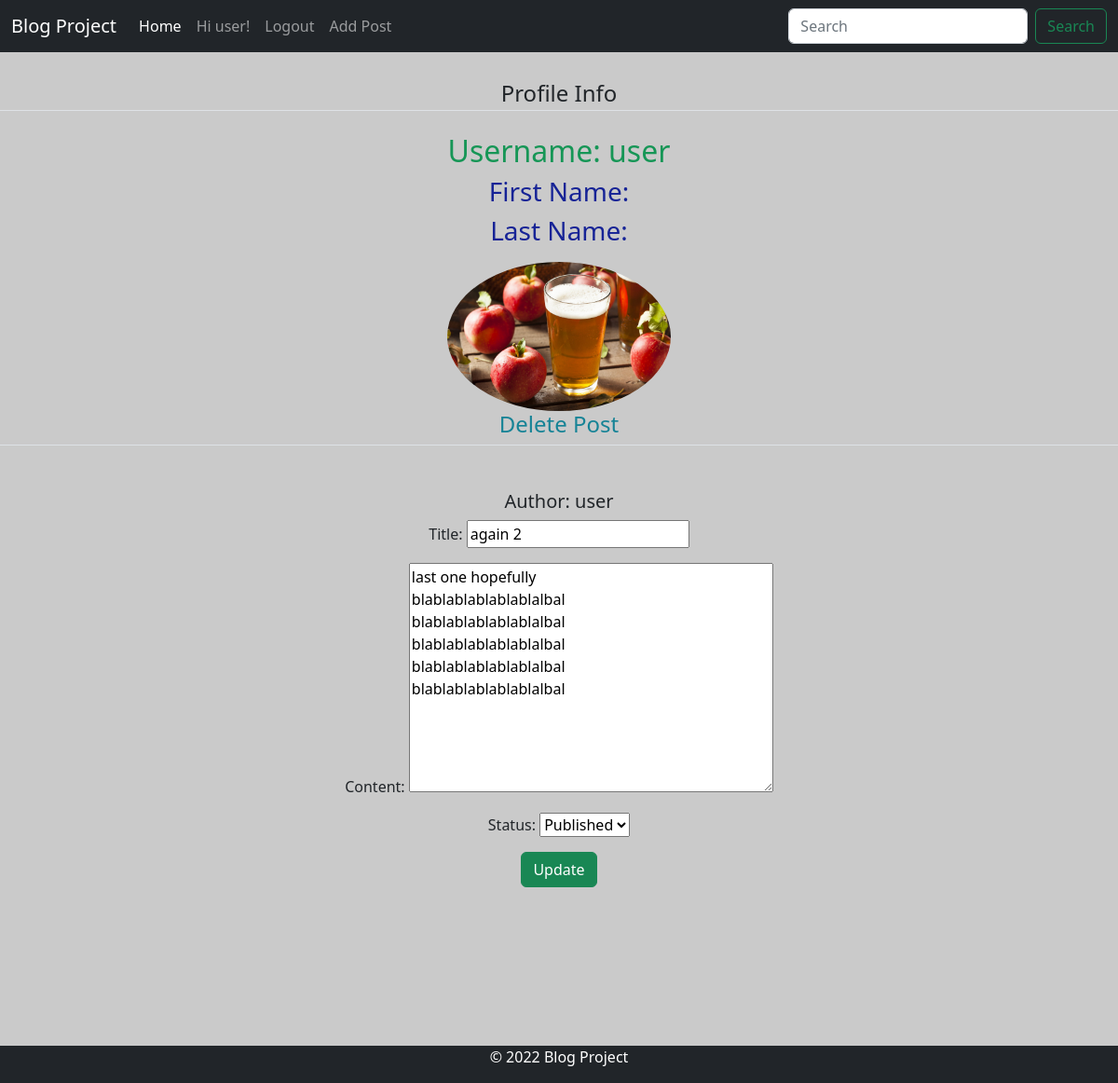
The app's page /blog_app/editpost/31/ (signed in) with its own data.
### blog_app/models.py (models this page shows, shortened)
class UserProfileInfo(models.Model):
    user = models.OneToOneField(User, on_delete=models.CASCADE)
    first_name = models.CharField(("First name"), max_length=50)
    last_name = models.CharField(("Last name"), max_length=50)
    profile_pic = models.ImageField(upload_to = 'profile_pics', blank = True)

class Post(models.Model):
    title = models.CharField(max_length=200, unique=True)
    author = models.ForeignKey(User, editable=False, on_delete= models.CASCADE,related_name='blog_posts', null=True)
    content = models.TextField()
    status = models.IntegerField(choices=STATUS, default=0)
    created_on = models.DateTimeField(auto_now_add=True)

### blog_app/views.py (the view)
# urls.py: url(r'^editpost/(?P<id>[0-9]+)/$', views.editpost, name="editpost"),
def editpost(request, id):
    post = Post.objects.get(id=id)
    blog=PostForm(instance=post)
    if request.method=="POST":
        post_form = PostForm(data=request.POST, instance=post)
        if post_form.is_valid():
            post_form.save()
            return redirect( 'user_profile')
    return render(request, "blog_app/edit.html", {'post_form':blog,})

### blog_app/forms.py
class PostForm(forms.ModelForm):
    class Meta():
        model = Post
        exclude = ['author']
        fields = ['title',  'content', 'status']

### templates/blog_app/edit.html (shortened to what this page needs)
<!DOCTYPE html>
{% extends "blog_app/base.html" %}
{% load staticfiles %}
{% block content %}
<div class="content-section">
      <div class="media">
        <legend class="border-bottom mb-4">Profile Info</legend>
        <div class="media-body">
            <h2 class="account-heading" >Username: {{ user.username }}</h2>
            <h3>First Name: {{ request.user.first_name }}</h3>
            <h3>Last Name: {{ request.user.last_name }}</h3>
            <img class="rounded-circle article-img" src="{{ user.userprofileinfo.profile_pic.url }}" width='240' alt={{user}}>
        </div>
      </div>
      <legend class="border-bottom mb-4"><h4>Delete Post</h4></legend>
<br><br>
    <form enctype="multipart/form-data" method="POST">
    <h5>  Author: {{ user.username }} </h5>
        {{ post_form.as_p }}
        <button class="btn btn-md btn-success btn-block" type="submit">Update</button>
    </form>
</div >
{% endblock %}

### templates/blog_app/base.html (shortened to what this page needs)
{% load staticfiles %}
{% load static %}
<!DOCTYPE html>
<html lang="en">
<head>
    <link href="https://cdn.jsdelivr.net/npm/bootstrap@5.2.0-beta1/dist/css/bootstrap.min.css" rel="stylesheet">
    <link rel="stylesheet" href="{% static 'css/basicstyle.css' %}">
    <link href="{% static 'styles/base.css' %}" rel="stylesheet">
</head>
<body>
<header class="p-3 bg-dark">
<nav class="navbar navbar-expand-lg navbar-dark bg-dark fixed-top">
  <div class="container-fluid">
    <div class="collapse navbar-collapse" id="navbarTogglerDemo01">
      <a class="navbar-brand" href="{% url 'index' %}">Blog Project</a>
      <ul class="navbar-nav me-auto mb-2 mb-lg-0">
        <li class="nav-item">
          <a class="nav-link active" aria-current="page" href="{% url 'index' %}">Home</a>
        </li>
{% if user.is_authenticated %}
        <li class="nav-item">
          <a class="nav-link" href="{% url 'user_profile' %}">Hi {{ user.username }}!</a>
        </li>
        <li class="nav-item">
          <a class="nav-link" href="{% url 'logout' %}">Logout</a>
        </li>
        <li class="nav-item">
          <a class="nav-link" href="{% url 'blog_app:addpost' %}">Add Post</a>
        </li>
{% endif %}
      </ul>
      <form class="d-flex" role="search">
        <input class="form-control me-2" type="search" placeholder="Search" aria-label="Search">
        <button class="btn btn-outline-success" type="submit">Search</button>
      </form>
    </div>
  </div>
</nav>
  </header>
<div id="content-wrap">
{% block content %}
{% endblock %}
</div>
<div class="container" >
  <footer class="py-0  footer fixed-bottom bg-dark " id="footer">
    <p class="text-center " style="color: white;">© 2022 Blog Project</p>
  </footer>
</div>
</body>
</html>

### static/css/basicstyle.css (style rules this page uses)
body { background-color:rgb(202, 202, 202); }
h3 { color:rgb(22, 35, 150); }
h4 { color:rgb(22, 131, 150); }
h2 { color:rgb(22, 150, 86); }
#footer { position: fixed; bottom: 0; width: 100%; }
#content-wrap { margin-bottom: 50px; margin-top: 50px; position: relative; padding-bottom: 10rem; }

### static/styles/base.css (style rules this page uses)
body { text-align:center; }

### records on screen
Post: title "again 2", content "last one hopefully blablablablablablalbal blablablablablablalbal blablablablablablalbal blablablablablablalbal blablablablablablalbal", status "Published"

### other values on screen
{{ user.username }} "user"
